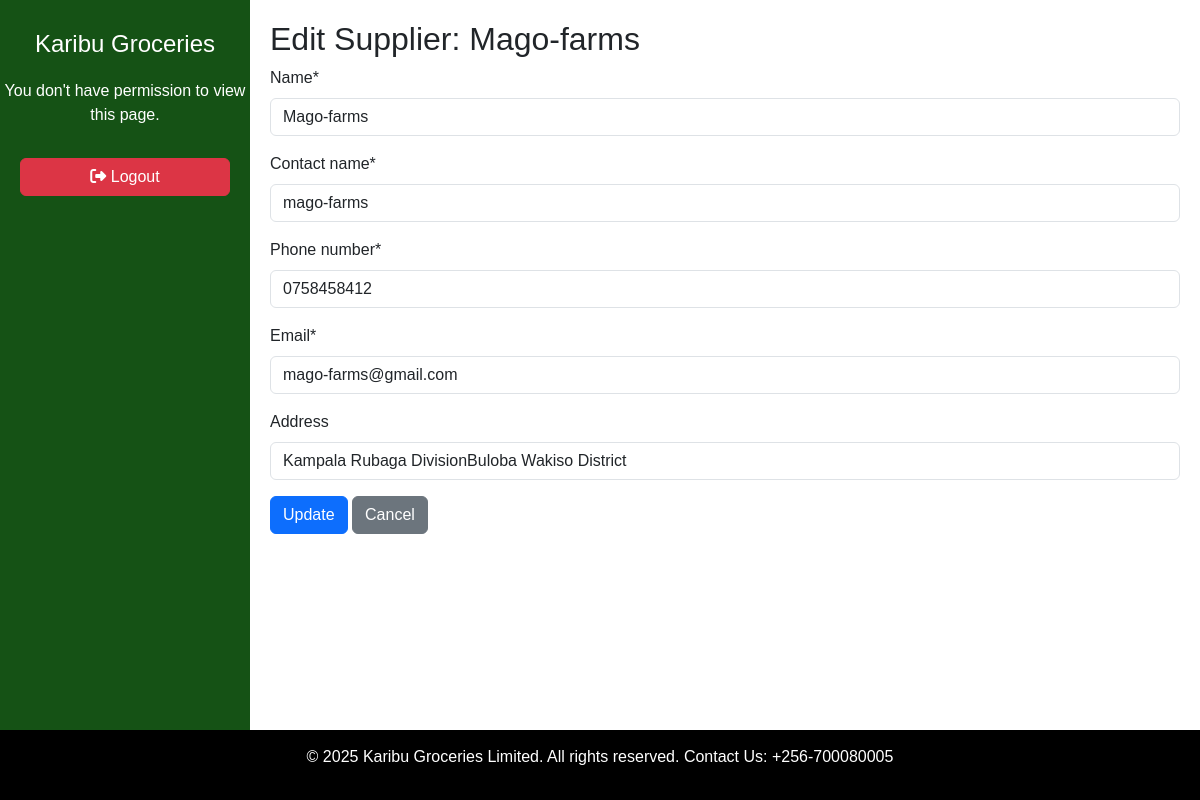
Page /suppliers/edit/1/ on the committed database.
### kglapp/models.py (models this page shows, shortened)
class Supplier(models.Model):
    name = models.CharField(max_length=100)
    contact_name = models.CharField(max_length=100)
    phone_number = models.CharField(max_length=15)
    email = models.EmailField()
    address = models.CharField(max_length=225,blank=True, null=True)
    date_added = models.DateTimeField(auto_now_add=True)

### kglapp/views.py (the view)
# urls.py: path('suppliers/edit/<int:pk>/', views.edit_supplier, name='edit_supplier'),
def edit_supplier(request, pk):
    supplier = get_object_or_404(Supplier, pk=pk)
    if request.method == 'POST':
        form = SupplierForm(request.POST, instance=supplier)
        if form.is_valid():
            form.save()
            return redirect('supplier_list')
    else:
        form = SupplierForm(instance=supplier)
    return render(request, 'edit_supplier.html', {'form': form, 'supplier': supplier})

### kglapp/forms.py
class SupplierForm(forms.ModelForm):
    class Meta:
        model = Supplier
        fields = '__all__'

### kglapp/templatetags/custom_filters.py (called while the page is built)
@register.filter(name='has_group')
def has_group(user, group_name):
    if user.is_authenticated:
        return user.groups.filter(name=group_name).exists()
    return False

### kglapp/templates/edit_supplier.html (shortened to what this page needs)
{% extends 'base.html' %}
{% load crispy_forms_tags %}
{% block content %}
<h2>Edit Supplier: {{ supplier.name }}</h2>
<form method="post">
    {{ form|crispy }}
    <button type="submit" class="btn btn-primary">Update</button>
    <a href="{% url 'supplier_list' %}" class="btn btn-secondary">Cancel</a>
</form>
{% endblock %}

### kglapp/templates/base.html (style rules this page uses)
html, body { height: 100%; margin: 0; }
body { display: flex; flex-direction: column; min-height: 100vh; font-family: Arial, sans-serif; }

### rows in the picture
Supplier: name "Mago-farms", contact_name "mago-farms", phone_number "0758458412", email "mago-farms@gmail.com", address "Kampala Rubaga DivisionBuloba Wakiso District"
